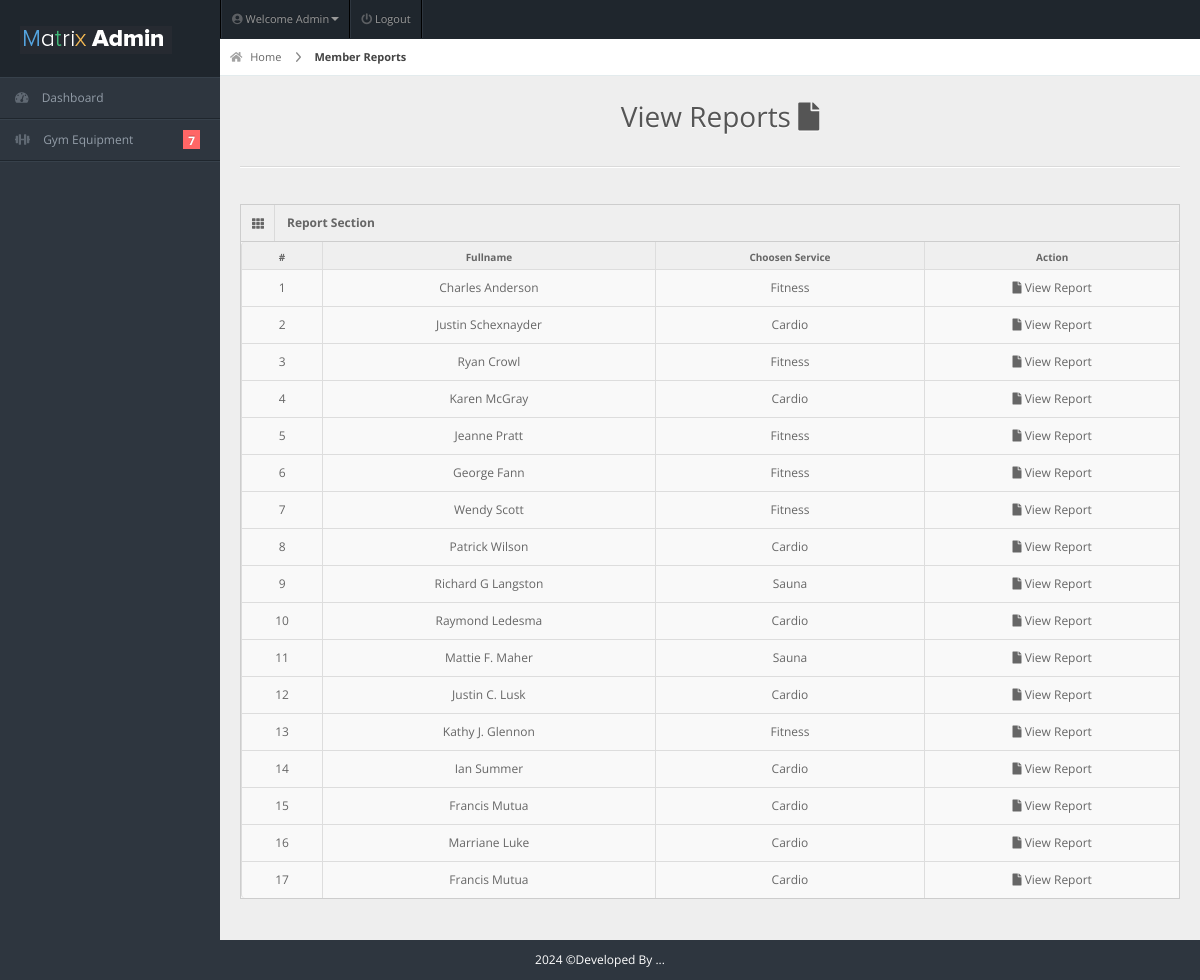
Screenshot of /admin/members-report.php (signed in) with the database file from the repository.
### tables this page shows
CREATE TABLE `members` (
  `user_id` int(11) NOT NULL,
  `fullname` varchar(20) NOT NULL,
  `username` varchar(20) NOT NULL,
  `password` varchar(100) NOT NULL,
  `gender` varchar(20) NOT NULL,
  `dor` date NOT NULL,
  `services` varchar(50) NOT NULL,
  `amount` int(11) NOT NULL,
  `paid_date` date NOT NULL,
  `p_year` int(11) NOT NULL,
  `plan` varchar(100) NOT NULL,
  `address` varchar(20) NOT NULL,
  `contact` varchar(10) NOT NULL,
  `status` varchar(20) NOT NULL DEFAULT 'Active',
  `attendance_count` int(11) DEFAULT 0,
  `ini_weight` int(11) NOT NULL DEFAULT 0,
  `curr_weight` int(11) NOT NULL DEFAULT 0,
  `ini_bodytype` varchar(50) DEFAULT '',
  `curr_bodytype` varchar(50) DEFAULT '',
  `progress_date` date DEFAULT NULL,
  `reminder` int(11) NOT NULL DEFAULT 0
);

### admin/members-report.php (the view, shortened to what this page needs)
<!DOCTYPE html>
<html lang="en">
<head>
<link rel="stylesheet" href="../css/bootstrap.min.css" />
<link rel="stylesheet" href="../css/bootstrap-responsive.min.css" />
<link rel="stylesheet" href="../css/fullcalendar.css" />
<link rel="stylesheet" href="../css/matrix-style.css" />
<link rel="stylesheet" href="../css/matrix-media.css" />
<link href="../font-awesome/css/fontawesome.css" rel="stylesheet" />
<link href="../font-awesome/css/all.css" rel="stylesheet" />
<link rel="stylesheet" href="../css/jquery.gritter.css" />
</head>
<body>
<div id="header">
  <h1><a href="dashboard.html">Gym Admin</a></h1>
</div>
<?php include 'includes/topheader.php'?>
<?php $page="member-repo"; include 'includes/sidebar.php'?>
<div id="content">
  <div id="content-header">
    <div id="breadcrumb"> <a href="index.php" title="Go to Home" class="tip-bottom"><i class="fas fa-home"></i> Home</a> <a href="member-report.php" class="current">Member Reports</a> </div>
    <h1 class="text-center">View Reports <i class="fas fa-file"></i></h1>
  </div>
  <div class="container-fluid">
    <hr>
    <div class="row-fluid">
      <div class="span12">
      <div class='widget-box'>
          <div class='widget-title'> <span class='icon'> <i class='fas fa-th'></i> </span>
            <h5>Report Section</h5>
          </div>
          <div class='widget-content nopadding'>
	  <?php
      include "dbcon.php";
      $qry="select * from members";
      $cnt = 1;
        $result=mysqli_query($con,$qry);
          echo"<table class='table table-bordered table-hover'>
              <thead>
                <tr>
                  <th>#</th>
                  <th>Fullname</th>
                  <th>Choosen Service</th>
                  <th>Action</th>
                </tr>
              </thead>";
            while($row=mysqli_fetch_array($result)){?>
           <tbody>
                <td><div class='text-center'><?php echo $cnt;?></div></td>
                <td><div class='text-center'><?php echo $row['fullname'];?></div></td>
                <td><div class='text-center'><?php echo $row['services'];?></div></td>
                <td><div class='text-center'><a href="view-member-report.php?id= <?php echo $row['user_id'] ?>"><i class="fas fa-file"></i> View Report</a></div></td>
              </tbody>
          <?php
        $cnt++;  }
            ?>
            </table>
          </div>
        </div>
      </div>
    </div>
  </div>
</div>
<div class="row-fluid">
  <div id="footer" class="span12"> <?php echo date("Y");?> &copy;Developed By ...</a> </div>
</div>
</body>
</html>

### css/matrix-style.css (style rules this page uses)
* { outline: none !important; -moz-outline: none !important; }
html, body { height: 100%; }
body { overflow-x: hidden; margin-top: -10px; font-family: "Open Sans", sans-serif; font-size: 12px; color: #666; }
a { color: #666; }
select, textarea, input[type="text"], input[type="password"], input[type="datetime"], input[type="datetime-local"], input[type="date"], input[type="month"], input[type="time"], input[type="week"], input[type="number"], input[type="email"], input[type="url"], input[type="search"], input[type="tel"], input[type="color"], .uneditable-input, .label, .dropdown-menu, .btn, .well, .progress, .table-bordered, .btn-group > .btn:first-child, .btn-group > .btn:last-child, .btn-group > .btn:last-child, .btn-group > .dropdown-toggle, .alert { border-radius: 0px; }
#footer { padding: 10px; text-align: center; }
hr { border-top-color: #dadada; }
#header { height: 77px; position: relative; width: 100%; z-index: -9; }
#header h1 { background: url("../img/icontest3.png") no-repeat scroll 0 0 transparent; height: 31px; left: 20px; line-height: 600px; overflow: hidden; position: relative; top: 26px; width: 191px; }
#header h1 a { display: block; }
#content { background: none repeat scroll 0 0 #eeeeee; margin-left: 220px; margin-right: 0; padding-bottom: 25px; position: relative; min-height: 100%; width: auto; }
#content-header { position: abslute; width: 100%; margin-top: -38px; z-index: 20; }
#content-header h1 { color: #555555; font-size: 28px; font-weight: normal; float: none; text-shadow: 0 1px 0 #ffffff; margin-left: 20px; position: relative; }
#content-header h1, #content-header .btn-group { margin-top: 20px; }
#breadcrumb { background-color: #fff; border-bottom: 1px solid #e3ebed; }
#breadcrumb a { padding: 8px 20px 8px 10px; display: inline-block; background-image: url("../img/breadcrumb.png"); background-position: center right; background-repeat: no-repeat; font-size: 11px; color: #666666; }
#breadcrumb a:last-child { background-image: none; }
#breadcrumb a.current { font-weight: bold; color: #444444; }
#breadcrumb a i { margin-right: 5px; opacity: 0.6; }
.widget-box { background: none repeat scroll 0 0 #f9f9f9; border-left: 1px solid #cdcdcd; border-top: 1px solid #cdcdcd; border-right: 1px solid #cdcdcd; clear: both; margin-top: 16px; margin-bottom: 16px; position: relative; }
.widget-title, .modal-header, .table th, div.dataTables_wrapper .ui-widget-header { background: #efefef; border-bottom: 1px solid #cdcdcd; height: 36px; }
.widget-title span.icon { padding: 9px 10px 7px 11px; float: left; border-right: 1px solid #dadada; }
.widget-title h5 { color: #666; float: left; font-size: 12px; font-weight: bold; padding: 12px; line-height: 12px; margin: 0; }
.widget-content { padding: 15px; border-bottom: 1px solid #cdcdcd; }
.table th { height: auto; font-size: 10px; padding: 5px 10px 2px; border-bottom: 0; text-align: center; color: #666666; }
.nopadding { padding: 0 !important; }
.nopadding .table { margin-bottom: 0; }
.nopadding .table-bordered { border: 0; }

### css/matrix-media.css (style rules this page uses)
body { background:#2E363F; }
#header { background-color: #1f262d; margin-top:10px; }

### admin/members-report.php (style rules this page uses)
#footer { color: white; }

### rows the page displays
members: fullname "Charles Anderson", services "Fitness"
members: fullname "Justin Schexnayder", services "Cardio"
members: fullname "Ryan Crowl", services "Fitness"
members: fullname "Karen McGray", services "Cardio"
members: fullname "Jeanne Pratt", services "Fitness"
members: fullname "George Fann", services "Fitness"
members: fullname "Wendy Scott", services "Fitness"
members: fullname "Patrick Wilson", services "Cardio"
members: fullname "Richard G Langston", services "Sauna"
members: fullname "Raymond Ledesma", services "Cardio"
members: fullname "Mattie F. Maher", services "Sauna"
members: fullname "Justin C. Lusk", services "Cardio"
members: fullname "Kathy J. Glennon", services "Fitness"
members: fullname "Ian Summer", services "Cardio"
members: fullname "Francis Mutua", services "Cardio"
members: fullname "Marriane Luke", services "Cardio"
members: fullname "Francis Mutua", services "Cardio"

### other values shown
$query->num_rows "7"
